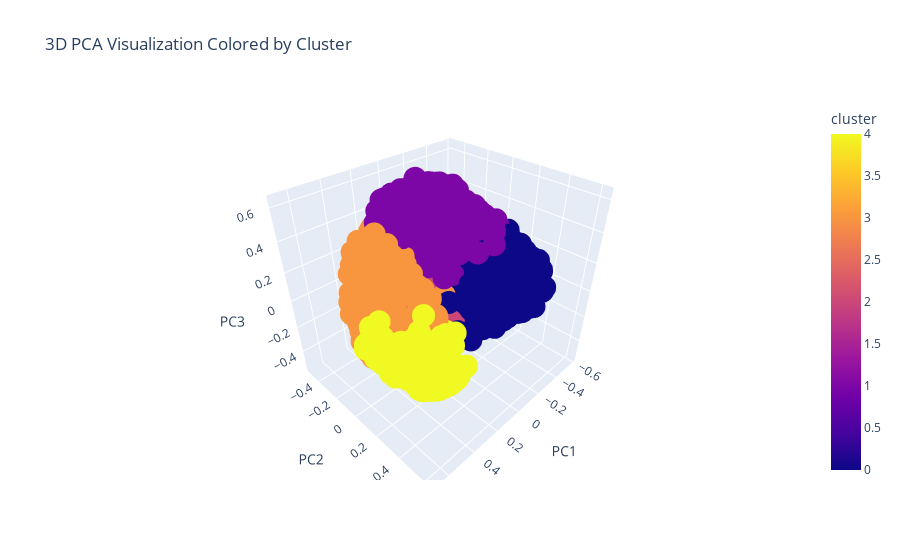

Source (notebook cell):
### Code cell
import plotly.express as px

# 3D scatter plot for visualizing clusters
fig = px.scatter_3d(kernel_pca_clustered_data, x='PC1', y='PC2', z='PC3', color='cluster', 
                    title='3D PCA Visualization Colored by Cluster')
fig.show()

### Figure 1 — Plotly figure (JSON) as saved in the notebook; plotly's stock layout.template omitted (floating-point values rounded to 4 significant figures; data arrays with more than 128 entries replaced by an {"elided": "..."} marker saying what was removed)
{"data": [{"hovertemplate": "PC1=%{x}<br>PC2=%{y}<br>PC3=%{z}<br>cluster=%{marker.color}<extra></extra>", "legendgroup": "", "marker": {"color": {"elided": "1910 int values"}, "coloraxis": "coloraxis", "symbol": "circle"}, "mode": "markers", "name": "", "scene": "scene", "showlegend": false, "type": "scatter3d", "x": {"elided": "1910 float values"}, "y": {"elided": "1910 float values"}, "z": {"elided": "1910 float values"}}], "layout": {"coloraxis": {"colorbar": {"title": {"text": "cluster"}}, "colorscale": [[0, "#0d0887"], [0.1111, "#46039f"], [0.2222, "#7201a8"], [0.3333, "#9c179e"], [0.4444, "#bd3786"], [0.5556, "#d8576b"], [0.6667, "#ed7953"], [0.7778, "#fb9f3a"], [0.8889, "#fdca26"], [1, "#f0f921"]]}, "legend": {"tracegroupgap": 0}, "scene": {"domain": {"x": [0, 1], "y": [0, 1]}, "xaxis": {"title": {"text": "PC1"}}, "yaxis": {"title": {"text": "PC2"}}, "zaxis": {"title": {"text": "PC3"}}}, "title": {"text": "3D PCA Visualization Colored by Cluster"}}}
